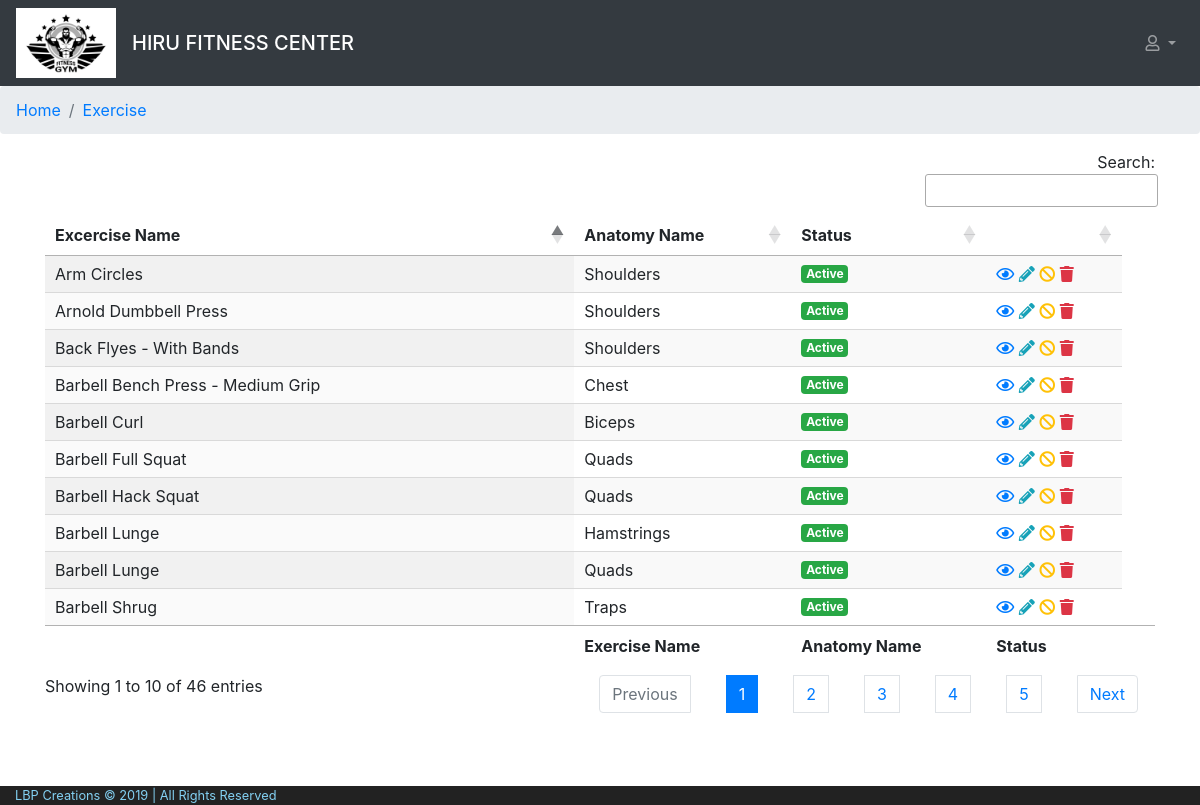
/cms/view/exercise/index.php, run on the app's committed database.
### tables this page shows
CREATE TABLE `exercise` (
  `exercise_id` int(11) NOT NULL,
  `exercise_name` varchar(200) NOT NULL,
  `anatomy_id` int(11) NOT NULL,
  `status` char(1) NOT NULL COMMENT 'A = Active , I = Inactive, D = Deleted'
);

CREATE TABLE `anatomy` (
  `anatomy_id` int(11) NOT NULL,
  `anatomy_name` varchar(200) NOT NULL
);

### model/exercise.php (called while the page is built, shortened)
<?php
class Exercise{
    public static function displayAllExercise(){
        $con=$GLOBALS['con'];
        $sql="  SELECT  exercise.exercise_id,
                        exercise.exercise_name,
                        exercise.status,
                        anatomy.anatomy_name
                FROM exercise
                INNER JOIN anatomy ON exercise.anatomy_id = anatomy.anatomy_id
                WHERE exercise.status != 'D'
                ORDER BY exercise.exercise_id DESC";
        $result=$con->query($sql);
        return $result;
    }
}

### cms/view/exercise/index.php (the view, shortened to what this page needs)
<?php include '../../layout/header.php'; ?>
<?php include '../../../model/exercise.php'; ?>
<?php
$allExercise = Exercise::displayAllExercise();
?>
<body>
    <?php include '../../layout/navBar.php';?>
    <nav aria-label="breadcrumb">
    <ol class="breadcrumb">
        <li class="breadcrumb-item" aria-current="page"><a href="../dashboard/dashboard.php">Home</a></li>
        <li class="breadcrumb-item active" aria-current="page"><a href="#">Exercise</a></li>
    </ol>
    </nav>
    <div class="container">
        <table id="example" class="display" style="width:100%">
            <thead>
                <tr>
                    <th>Excercise Name</th>
                    <th>Anatomy Name</th>
                    <th>Status</th>
                    <th>&nbsp;</th>
                </tr>
            </thead>
            <tbody>
                <?php
                    while($row = $allExercise->fetch_assoc()) {
                        if($row['status']==Exercise::ACTIVE){
                            $status="Active";
                        }elseif($row['status']==Exercise::INACTIVE){
                            $status="Inactive";
                        }
                ?>
                <tr>
                    <td><?php echo ucwords($row['exercise_name']); ?></td>
                    <td><?php echo ucwords($row['anatomy_name']); ?></td>
                    <td><span class="badge <?php if($row['status']==Exercise::ACTIVE){echo "badge-success";}else{echo "badge-danger";}?>"><?php echo $status; ?></span></td>
                    <td>
                            <a data-toggle="tooltip" data-placement="top" title="View" href="../../controller/exerciseController.php?exercise_id=<?php echo $row['exercise_id']?>&status=View"><i class="far fa-eye text-primary"></i></a>
                            <a data-toggle="tooltip" data-placement="top" title="Edit" href="../../controller/exerciseController.php?exercise_id=<?php echo $row['exercise_id']?>&status=Edit"><i class="fas fa-pencil-alt text-info"></i></a>
                        <?php
                            $exerciseId = $row['exercise_id'];
                            if($row['status']==Exercise::ACTIVE){
                                echo "<a data-toggle='tooltip' data-placement='top' title='Deactivate' href='../../controller/exerciseController.php?exercise_id='.$exerciseId.'&status=Deactivate'><i class='fas fa-ban text-warning'></i></a>";
                            }elseif($row['status']==Exercise::INACTIVE){
                                echo "<a data-toggle='tooltip' data-placement='top' title='Activate' href='../../controller/exerciseController.php?exercise_id='.$exerciseId.'&status=Activate'><i class='far fa-check-circle text-success'></i></a>";
                            }
                        ?>
                            <a data-toggle="tooltip" data-placement="top" title="Delete"><i class="fas fa-trash text-danger"></i></a>
                    </td>
                </tr>
                    <?php } ?>
            </tbody>
            <tfoot>
                <tr>
                    <th>&nbsp;</th>
                    <th>Exercise Name</th>
                    <th>Anatomy Name</th>
                    <th>Status</th>
                    <th>&nbsp;</th>
                </tr>
            </tfoot>
        </table>
    </div>
<?php include '../../layout/footer.php';?>

### public/css/layout.css (style rules this page uses)
body { background-color: #ffffff; }
a { text-decoration: none !important; }

### data on the page
exercise: exercise_name "Back Flyes - With Bands", anatomy.anatomy_name "Shoulders", status "Active"
exercise: exercise_name "Barbell Lunge", anatomy.anatomy_name "Hamstrings", status "Active"
exercise: exercise_name "Barbell Lunge", anatomy.anatomy_name "Quads", status "Active"
exercise: exercise_name "Barbell Hack Squat", anatomy.anatomy_name "Quads", status "Active"
exercise: exercise_name "Barbell Full Squat", anatomy.anatomy_name "Quads", status "Active"
exercise: exercise_name "Barbell Curl", anatomy.anatomy_name "Biceps", status "Active"
exercise: exercise_name "Barbell Bench Press - Medium Grip", anatomy.anatomy_name "Chest", status "Active"
exercise: exercise_name "Arnold Dumbbell Press", anatomy.anatomy_name "Shoulders", status "Active"
exercise: exercise_name "Arm Circles", anatomy.anatomy_name "Shoulders", status "Active"
exercise: exercise_name "Barbell Shrug", anatomy.anatomy_name "Traps", status "Active"

### other printed values
SYSTEM_BUSINESS_NAME "HIRU FITNESS CENTER"
